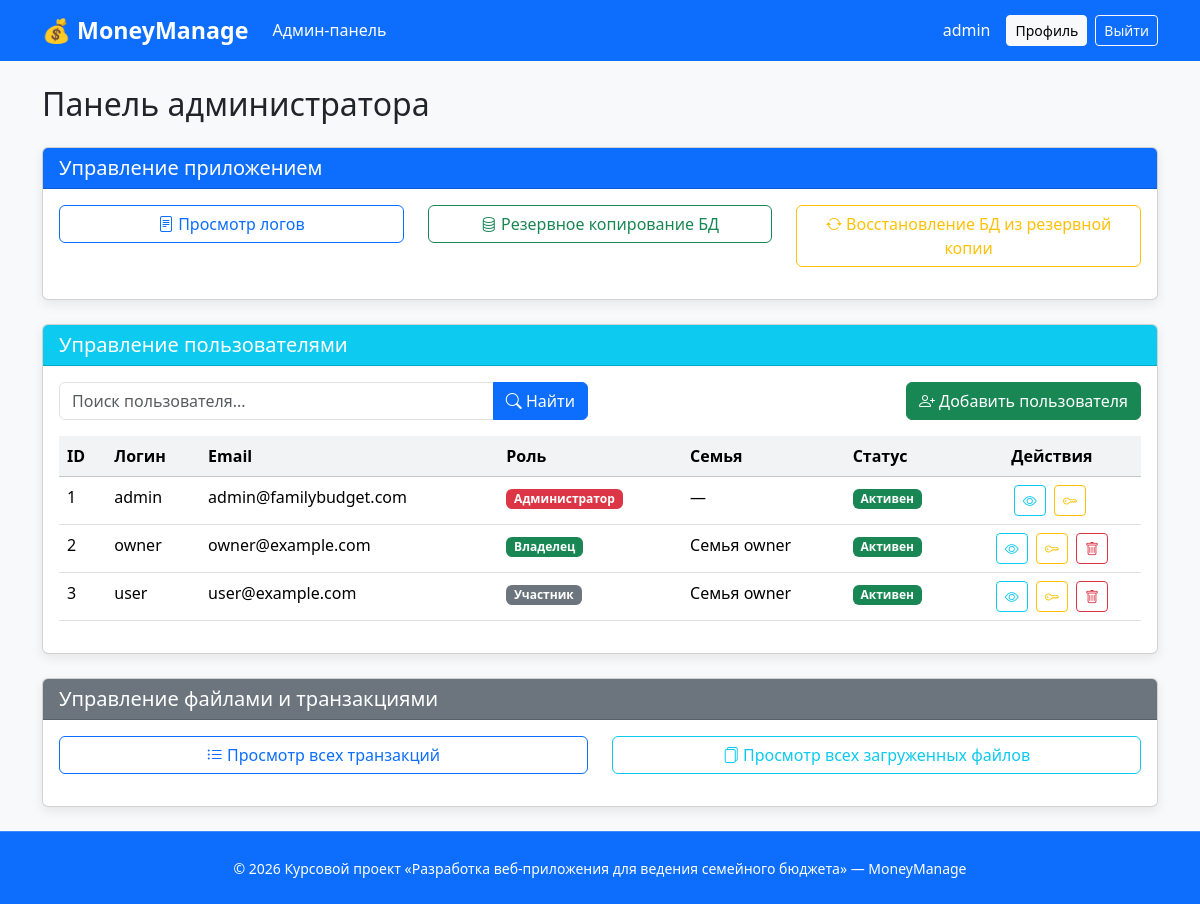
The app's page /admin/dashboard (signed in) with its own data.
### project/models.py (models this page shows, shortened)
class User(UserMixin, db.Model):
    __tablename__ = 'user'
    id = db.Column(db.Integer, primary_key=True)
    username = db.Column(db.String(50), unique=True, nullable=False)
    email = db.Column(db.String(100), unique=True, nullable=False)
    password_hash = db.Column(db.String(255), nullable=False)
    role = db.Column(db.String(20), nullable=False, default='member')
    family_id = db.Column(db.Integer, db.ForeignKey('family.id'), nullable=True)
    created_at = db.Column(db.DateTime, default=datetime.utcnow)
    family = db.relationship('Family', back_populates='users')
    transactions = db.relationship('Transaction', back_populates='user', lazy=True, order_by="Transaction.date.desc()")
    user_budgets = db.relationship('UserBudget', back_populates='user', lazy=True)

class Family(db.Model):
    __tablename__ = 'family'
    id = db.Column(db.Integer, primary_key=True)
    name = db.Column(db.String(100), nullable=False)
    invite_code = db.Column(db.String(20), unique=True, nullable=False)
    created_at = db.Column(db.DateTime, default=datetime.utcnow)
    users = db.relationship('User', back_populates='family', lazy=True)
    categories = db.relationship('Category', back_populates='family', lazy=True)
    dashboard_stats = db.relationship('DashboardStats', back_populates='family', lazy=True)

### project/admin.py (the view)
@admin_bp.route('/dashboard')
@login_required
def admin_dashboard():
    if current_user.role != 'admin':
        flash('У вас нет доступа к административной панели', 'danger')
        return redirect(url_for('main.index'))
    users = User.query.all()
    families = Family.query.all()
    return render_template('dashboard/admin_dashboard.html', users=users, families=families)

### project/models.py (called while the page is built)
@login_manager.user_loader
def load_user(user_id):
    return User.query.get(int(user_id))

### templates/dashboard/admin_dashboard.html (shortened to what this page needs)
{% extends "base.html" %}
{% block content %}
<h2 class="mb-4">Панель администратора</h2>
<div class="card mb-4">
    <div class="card-header bg-primary text-white">
        <h5 class="mb-0">Управление приложением</h5>
    </div>
    <div class="card-body">
        <div class="row">
            <div class="col-md-4 mb-3">
                <div class="d-grid">
                    <button class="btn btn-outline-primary" onclick="viewLogs()">
                        <i class="bi bi-file-text"></i> Просмотр логов
                    </button>
                </div>
            </div>
            <div class="col-md-4 mb-3">
                <div class="d-grid">
                    <button class="btn btn-outline-success" onclick="backupDatabase()">
                        <i class="bi bi-database"></i> Резервное копирование БД
                    </button>
                </div>
            </div>
            <div class="col-md-4 mb-3">
                <div class="d-grid">
                    <button class="btn btn-outline-warning" onclick="restoreDatabase()">
                        <i class="bi bi-arrow-repeat"></i> Восстановление БД из резервной копии
                    </button>
                </div>
            </div>
        </div>
    </div>
</div>
<div class="card mb-4">
    <div class="card-header bg-info text-white">
        <h5 class="mb-0">Управление пользователями</h5>
    </div>
    <div class="card-body">
        <div class="row mb-3">
            <div class="col-md-6">
                <div class="input-group">
                    <input type="text" class="form-control" id="searchUser" placeholder="Поиск пользователя...">
                    <button class="btn btn-primary" onclick="searchUsers()">
                        <i class="bi bi-search"></i> Найти
                    </button>
                </div>
            </div>
            <div class="col-md-6 text-end">
                <button class="btn btn-success" onclick="showAddUserModal()">
                    <i class="bi bi-person-plus"></i> Добавить пользователя
                </button>
            </div>
        </div>
        <div class="table-responsive">
            <table class="table table-hover" id="usersTable">
                <thead class="table-light">
                    <tr>
                        <th>ID</th>
                        <th>Логин</th>
                        <th>Email</th>
                        <th>Роль</th>
                        <th>Семья</th>
                        <th>Статус</th>
                        <th class="text-center">Действия</th>
                    </tr>
                </thead>
                <tbody id="usersTableBody">
                    {% for user in users %}
                    <tr>
                        <td>{{ user.id }}</td>
                        <td>{{ user.username }}</td>
                        <td>{{ user.email }}</td>
                        <td>
                            {% if user.role == 'admin' %}
                                <span class="badge bg-danger">Администратор</span>
                            {% elif user.role == 'owner' %}
                                <span class="badge bg-success">Владелец</span>
                            {% else %}
                                <span class="badge bg-secondary">Участник</span>
                            {% endif %}
                        </td>
                        <td>{{ user.family.name if user.family else '—' }}</td>
                        <td>
                            {% if user.is_active %}
                                <span class="badge bg-success">Активен</span>
                            {% else %}
                                <span class="badge bg-danger">Заблокирован</span>
                            {% endif %}
                        </td>
                        <td class="text-center">
                            <button class="btn btn-sm btn-outline-info me-1" onclick="viewUserDetails({{ user.id }})" title="Просмотр">
                                <i class="bi bi-eye"></i>
                            </button>
                            <button class="btn btn-sm btn-outline-warning me-1" onclick="resetUserPassword({{ user.id }})" title="Сброс пароля">
                                <i class="bi bi-key"></i>
                            </button>
                            {% if user.role != 'admin' %}
                            <button class="btn btn-sm btn-outline-danger" onclick="deleteUser({{ user.id }})" title="Удалить">
                                <i class="bi bi-trash"></i>
                            </button>
                            {% endif %}
                        </td>
                    </tr>
                    {% endfor %}
                </tbody>
            </table>
        </div>
    </div>
</div>
<div class="card mb-4">
    <div class="card-header bg-secondary text-white">
        <h5 class="mb-0">Управление файлами и транзакциями</h5>
    </div>
    <div class="card-body">
        <div class="row">
            <div class="col-md-6 mb-3">
                <div class="d-grid">
                    <a href="{{ url_for('admin.view_all_transactions') }}" class="btn btn-outline-primary">
                        <i class="bi bi-list-ul"></i> Просмотр всех транзакций
                    </a>
                </div>
            </div>
            <div class="col-md-6 mb-3">
                <div class="d-grid">
                    <a href="{{ url_for('admin.view_all_files') }}" class="btn btn-outline-info">
                        <i class="bi bi-files"></i> Просмотр всех загруженных файлов
                    </a>
                </div>
            </div>
        </div>
    </div>
</div>
{% endblock %}

### templates/base.html (shortened to what this page needs)
<!DOCTYPE html>
<html lang="ru">
<head>
    <link href="https://cdn.jsdelivr.net/npm/bootstrap@5.3.3/dist/css/bootstrap.min.css" rel="stylesheet">
    <link href="{{ url_for('static', filename='css/style.css') }}" rel="stylesheet">
    <link rel="stylesheet" href="https://cdn.jsdelivr.net/npm/bootstrap-icons@1.11.3/font/bootstrap-icons.min.css">
</head>
<body class="d-flex flex-column min-vh-100">
    <nav class="navbar navbar-expand-lg navbar-dark bg-primary">
        <div class="container">
            <a class="navbar-brand fw-bold" href="{{ url_for('main.index') }}">💰 MoneyManage</a>
            <div class="collapse navbar-collapse" id="navbarNav">
                <ul class="navbar-nav me-auto">
                    {% if current_user.is_authenticated %}
                        {% if current_user.role == 'owner' %}
                            <li class="nav-item"><a class="nav-link {% if request.endpoint == 'main.owner_dashboard' %}active{% endif %}" href="{{ url_for('main.owner_dashboard') }}">Главная</a></li>
                            <li class="nav-item"><a class="nav-link {% if request.endpoint == 'main.transactions' %}active{% endif %}" href="{{ url_for('main.transactions') }}">Транзакции</a></li>
                            <li class="nav-item"><a class="nav-link {% if request.endpoint == 'main.categories' %}active{% endif %}" href="{{ url_for('main.categories') }}">Категории</a></li>
                            <li class="nav-item"><a class="nav-link {% if request.endpoint == 'main.members' %}active{% endif %}" href="{{ url_for('main.members') }}">Участники</a></li>
                        {% elif current_user.role == 'admin' %}
                            <li class="nav-item"><a class="nav-link {% if request.endpoint == 'admin.admin_dashboard' %}active{% endif %}" href="{{ url_for('admin.admin_dashboard') }}">Админ-панель</a></li>
                        {% endif %}
                    {% endif %}
                </ul>
                {% if current_user.is_authenticated %}
                <div class="d-flex align-items-center">
                    <span class="text-white me-3">{{ current_user.username }}</span>
                    <a href="{{ url_for('main.profile') }}" class="btn btn-light btn-sm me-2">Профиль</a>
                    <a href="{{ url_for('auth.logout') }}" class="btn btn-outline-light btn-sm">Выйти</a>
                </div>
                {% else %}
                <div class="d-flex align-items-center">
                    <a href="{{ url_for('auth.login') }}" class="btn btn-outline-light btn-sm">Вход</a>
                    <a href="{{ url_for('auth.register') }}" class="btn btn-light btn-sm ms-2">Регистрация</a>
                </div>
                {% endif %}
            </div>
        </div>
    </nav>
    <main class="flex-shrink-0">
        <div class="container mt-4">
            {% block content %}{% endblock %}
        </div>
    </main>
    <footer class="mt-auto bg-primary text-white py-4">
        <div class="container text-center">
            <small>© 2026 Курсовой проект «Разработка веб-приложения для ведения семейного бюджета» — MoneyManage</small>
        </div>
    </footer>
</body>
</html>

### static/css/style.css (style rules this page uses)
body { background-color: #f8f9fa; }
.card { box-shadow: 0 4px 12px rgba(0, 0, 0, 0.08); transition: transform 0.2s ease; }
.table th { background-color: #f1f3f5; }
.navbar-brand { font-size: 1.45rem; }
footer { border-top: 1px solid rgba(255,255,255,0.2); }

### records on screen
User: username "admin", id "1", email "admin@familybudget.com", role "Администратор", family "—"
User: id "2", username "owner", email "owner@example.com", role "Владелец", family "Семья owner"
User: id "3", username "user", email "user@example.com", role "Участник", family "Семья owner"
